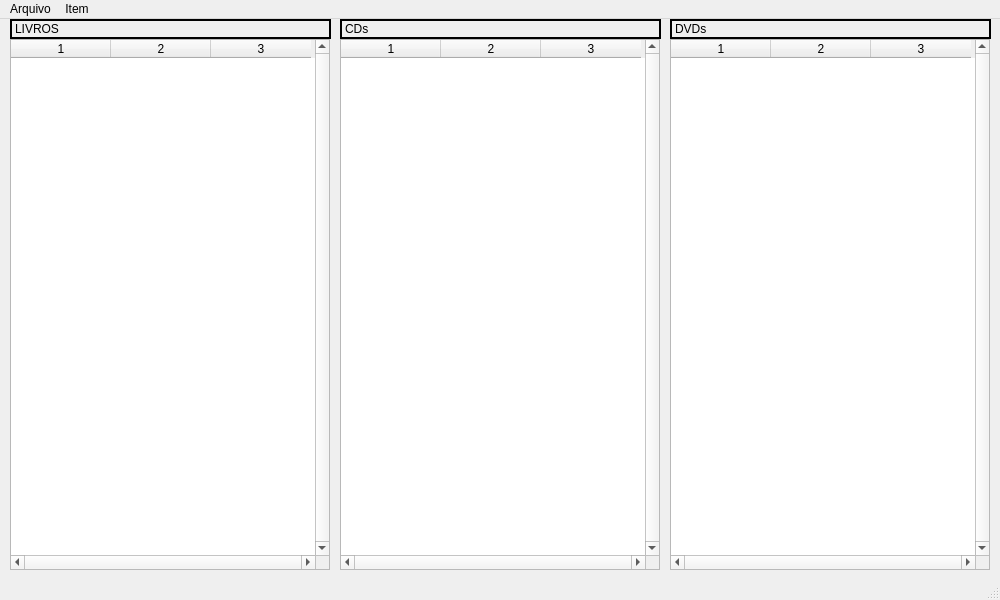
<?xml version="1.0" encoding="UTF-8"?>
<ui version="4.0">
 <class>MainLoja</class>
 <widget class="QMainWindow" name="MainLoja">
  <property name="geometry">
   <rect>
    <x>0</x>
    <y>0</y>
    <width>1000</width>
    <height>600</height>
   </rect>
  </property>
  <property name="windowTitle">
   <string>MainLoja</string>
  </property>
  <widget class="QWidget" name="centralwidget">
   <widget class="QTableWidget" name="tabelaLivro">
    <property name="geometry">
     <rect>
      <x>10</x>
      <y>20</y>
      <width>320</width>
      <height>531</height>
     </rect>
    </property>
    <property name="verticalScrollBarPolicy">
     <enum>Qt::ScrollBarAlwaysOn</enum>
    </property>
    <property name="horizontalScrollBarPolicy">
     <enum>Qt::ScrollBarAlwaysOn</enum>
    </property>
    <property name="tabKeyNavigation">
     <bool>false</bool>
    </property>
    <property name="selectionMode">
     <enum>QAbstractItemView::SingleSelection</enum>
    </property>
    <property name="selectionBehavior">
     <enum>QAbstractItemView::SelectRows</enum>
    </property>
    <property name="columnCount">
     <number>3</number>
    </property>
    <attribute name="verticalHeaderVisible">
     <bool>false</bool>
    </attribute>
    <column/>
    <column/>
    <column/>
   </widget>
   <widget class="QTableWidget" name="tabelaCD">
    <property name="geometry">
     <rect>
      <x>340</x>
      <y>20</y>
      <width>320</width>
      <height>531</height>
     </rect>
    </property>
    <property name="verticalScrollBarPolicy">
     <enum>Qt::ScrollBarAlwaysOn</enum>
    </property>
    <property name="horizontalScrollBarPolicy">
     <enum>Qt::ScrollBarAlwaysOn</enum>
    </property>
    <property name="tabKeyNavigation">
     <bool>false</bool>
    </property>
    <property name="selectionMode">
     <enum>QAbstractItemView::SingleSelection</enum>
    </property>
    <property name="selectionBehavior">
     <enum>QAbstractItemView::SelectRows</enum>
    </property>
    <property name="columnCount">
     <number>3</number>
    </property>
    <attribute name="verticalHeaderVisible">
     <bool>false</bool>
    </attribute>
    <column/>
    <column/>
    <column/>
   </widget>
   <widget class="QTableWidget" name="tabelaDVD">
    <property name="geometry">
     <rect>
      <x>670</x>
      <y>20</y>
      <width>320</width>
      <height>531</height>
     </rect>
    </property>
    <property name="verticalScrollBarPolicy">
     <enum>Qt::ScrollBarAlwaysOn</enum>
    </property>
    <property name="horizontalScrollBarPolicy">
     <enum>Qt::ScrollBarAlwaysOn</enum>
    </property>
    <property name="tabKeyNavigation">
     <bool>false</bool>
    </property>
    <property name="selectionMode">
     <enum>QAbstractItemView::SingleSelection</enum>
    </property>
    <property name="selectionBehavior">
     <enum>QAbstractItemView::SelectRows</enum>
    </property>
    <property name="columnCount">
     <number>3</number>
    </property>
    <attribute name="verticalHeaderVisible">
     <bool>false</bool>
    </attribute>
    <column/>
    <column/>
    <column/>
   </widget>
   <widget class="QLabel" name="QlabelLivro">
    <property name="geometry">
     <rect>
      <x>10</x>
      <y>0</y>
      <width>321</width>
      <height>20</height>
     </rect>
    </property>
    <property name="frameShape">
     <enum>QFrame::WinPanel</enum>
    </property>
    <property name="text">
     <string>LIVROS</string>
    </property>
   </widget>
   <widget class="QLabel" name="QlabelCD">
    <property name="geometry">
     <rect>
      <x>340</x>
      <y>0</y>
      <width>321</width>
      <height>20</height>
     </rect>
    </property>
    <property name="frameShape">
     <enum>QFrame::WinPanel</enum>
    </property>
    <property name="text">
     <string>CDs</string>
    </property>
   </widget>
   <widget class="QLabel" name="QlabelDVD">
    <property name="geometry">
     <rect>
      <x>670</x>
      <y>0</y>
      <width>321</width>
      <height>20</height>
     </rect>
    </property>
    <property name="frameShape">
     <enum>QFrame::WinPanel</enum>
    </property>
    <property name="text">
     <string>DVDs</string>
    </property>
   </widget>
  </widget>
  <widget class="QMenuBar" name="menubar">
   <property name="geometry">
    <rect>
     <x>0</x>
     <y>0</y>
     <width>1000</width>
     <height>21</height>
    </rect>
   </property>
   <widget class="QMenu" name="menuArquivo">
    <property name="title">
     <string>Arquivo</string>
    </property>
    <addaction name="actionLer"/>
    <addaction name="actionSalvar"/>
    <addaction name="separator"/>
    <addaction name="actionSair"/>
   </widget>
   <widget class="QMenu" name="menuItem">
    <property name="title">
     <string>Item</string>
    </property>
    <addaction name="actionIncluir_Livro"/>
    <addaction name="actionIncluir_CD"/>
    <addaction name="actionIncluir_DVD"/>
   </widget>
   <addaction name="menuArquivo"/>
   <addaction name="menuItem"/>
  </widget>
  <widget class="QStatusBar" name="statusbar"/>
  <action name="actionLer">
   <property name="text">
    <string>Ler...</string>
   </property>
  </action>
  <action name="actionSalvar">
   <property name="text">
    <string>Salvar...</string>
   </property>
  </action>
  <action name="actionSair">
   <property name="text">
    <string>Sair</string>
   </property>
  </action>
  <action name="actionIncluir_Livro">
   <property name="text">
    <string>Incluir Livro...</string>
   </property>
  </action>
  <action name="actionIncluir_CD">
   <property name="text">
    <string>Incluir CD...</string>
   </property>
  </action>
  <action name="actionIncluir_DVD">
   <property name="text">
    <string>Incluir DVD...</string>
   </property>
  </action>
 </widget>
 <resources/>
 <connections/>
</ui>
